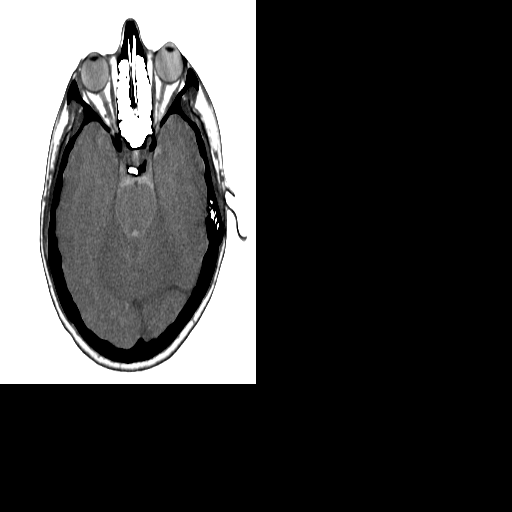
#> input picture HW1/3/transformed.png, 512 x 512 px, found by its file name
$ python 3.py
#> lines starting #> are read from the running program, lines starting #| are printed output that depends on the picture
import matplotlib.pyplot as plt
import numpy as np
import math

img = plt.imread('./3/transformed.png')
#> img is the input picture: shape (512, 512) float32; min 0, max 1, mean 0.257

plt.imshow(img, cmap='gray')
plt.show()


def backto512():
    matrix = np.linalg.inv(
        np.array([[512/383, 0, 0], [0, 512/255, 0], [0, 0, 1]]))
    new_img = np.ones(img.shape)

    for i in range(512):
        for j in range(512):
            temp = np.uint(np.dot(matrix, np.array([i, j, 1])))
            new_img[i][j] = img[temp[0]][temp[1]]
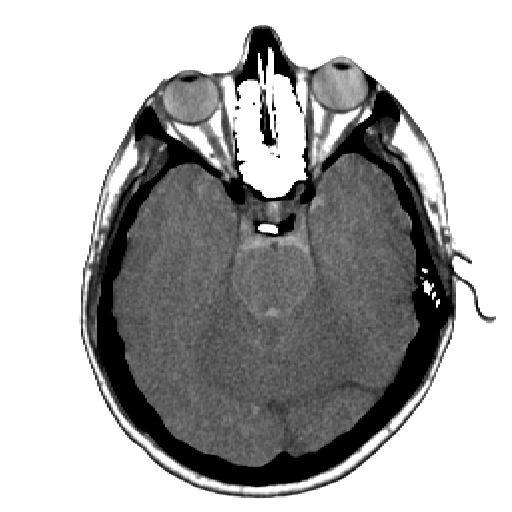
#> new_img: shape (512, 512) float64; min 0, max 1, mean 0.683

    plt.imshow(new_img, cmap='gray')
    plt.savefig('./3/512.jpg', cmap='gray')
    plt.show()
    return new_img


new_img = backto512()


def padimg():
    new_big_img = np.pad(new_img, ((256, 256), (256, 256)))
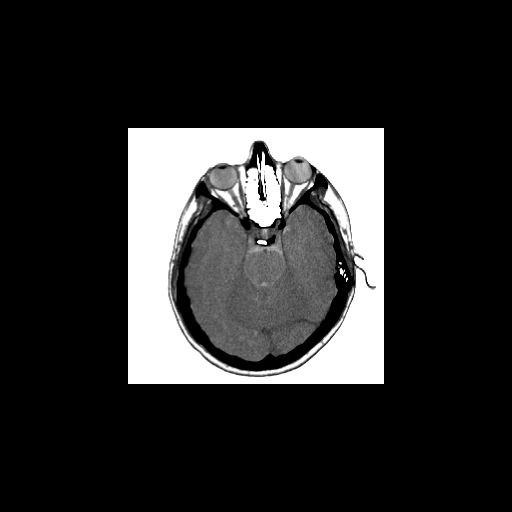
#> new_big_img: shape (1024, 1024) float64 (shown at 1/2 size); min 0, max 1, mean 0.171
    plt.imshow(new_big_img, cmap='gray')
    plt.savefig('./3/1024.jpg')
    plt.show()
    return new_big_img


new_big_img = padimg()


def translate():
    matrix = np.array([[1, 0, -100], [0, 1, 250], [0, 0, 1]])
    new_img = np.zeros((1024, 1024))

    for i in range(256, 768):
        for j in range(256, 768):
            new_cor = np.int64(np.dot(matrix, np.array([i, j, 1])))
            new_img[new_cor[0]][new_cor[1]] = new_big_img[i][j]
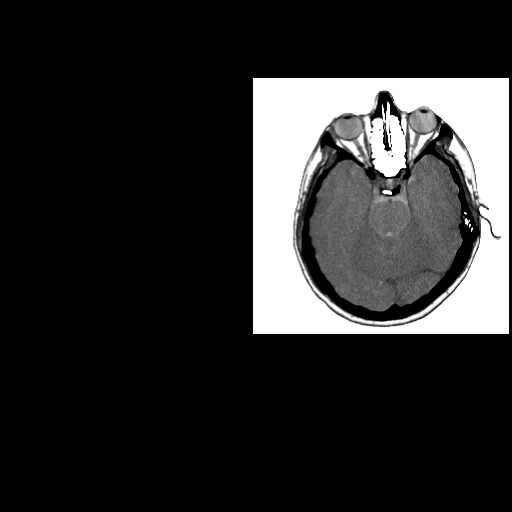
#> new_img: shape (1024, 1024) float64 (shown at 1/2 size); min 0, max 1, mean 0.171

    plt.imshow(new_img, cmap='gray')
    plt.savefig('./3/translate.jpg', cmap='gray')
    plt.show()
    return new_img


translated = translate()


def shear():
    matrix = np.array([[1, -0.3, 0], [0, 1, 0], [0, 0, 1]])
    new_img = np.zeros((1024, 1024))

    for i in range(256, 768):
        for j in range(256, 768):
            new_cor = np.int64(np.dot(matrix, np.array([i, j, 1])))
            new_img[new_cor[0]][new_cor[1]] = new_big_img[i][j]
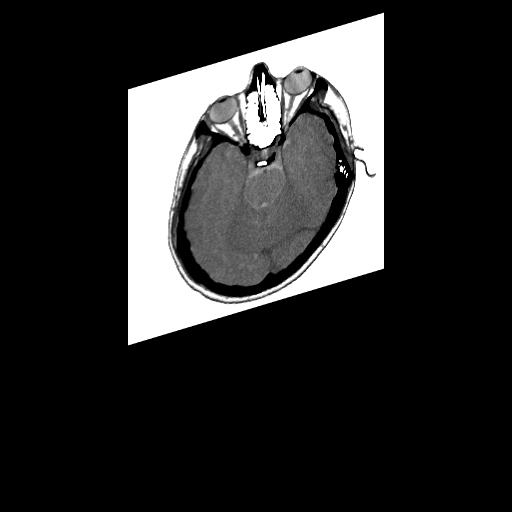
#> new_img: shape (1024, 1024) float64 (shown at 1/2 size); min 0, max 1, mean 0.171

    plt.imshow(new_img, cmap='gray')
    plt.savefig('./3/shear.jpg', cmap='gray')
    plt.show()
    return new_img


sheared = shear()


def rotate():
    matrix = np.linalg.inv(np.array([[np.cos(math.radians(-20)), -1*np.sin(math.radians(-20)), 0], [
                         np.sin(math.radians(-20)), np.cos(math.radians(-20)), 0], [0, 0, 1]]))
    new_img = np.zeros((1024, 1024))

    for i in range(1024):
        for j in range(1024):
            new_cor = np.int64(np.dot(matrix, np.array([i, j, 1])))
            try:
                new_img[i][j] = new_big_img[new_cor[0]][new_cor[1]]
            except:
                hi = 1
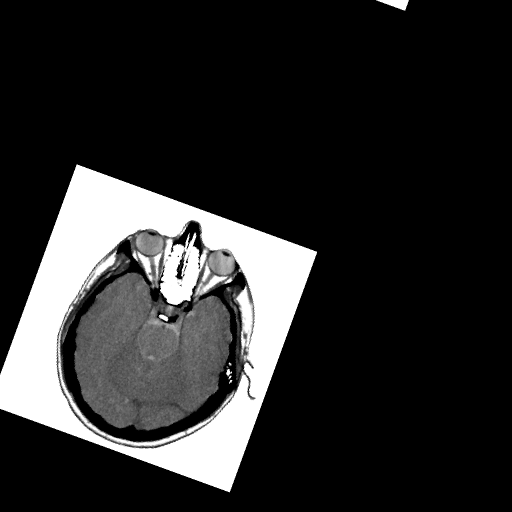
#> new_img: shape (1024, 1024) float64 (shown at 1/2 size); min 0, max 1, mean 0.171

    plt.imshow(new_img, cmap='gray')
    plt.savefig('./3/rotate.jpg', cmap='gray')
    plt.show()
    return new_img


rotated = rotate()
